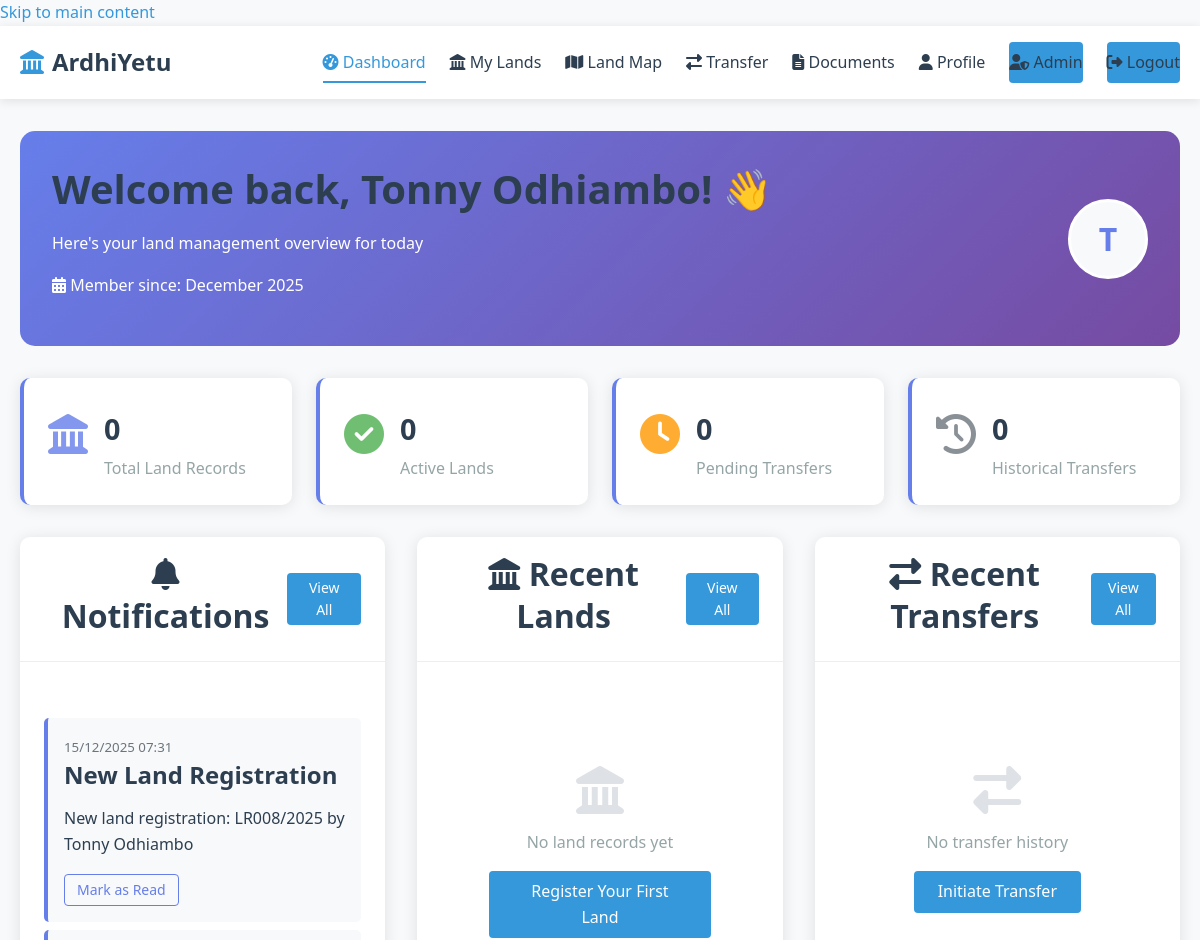
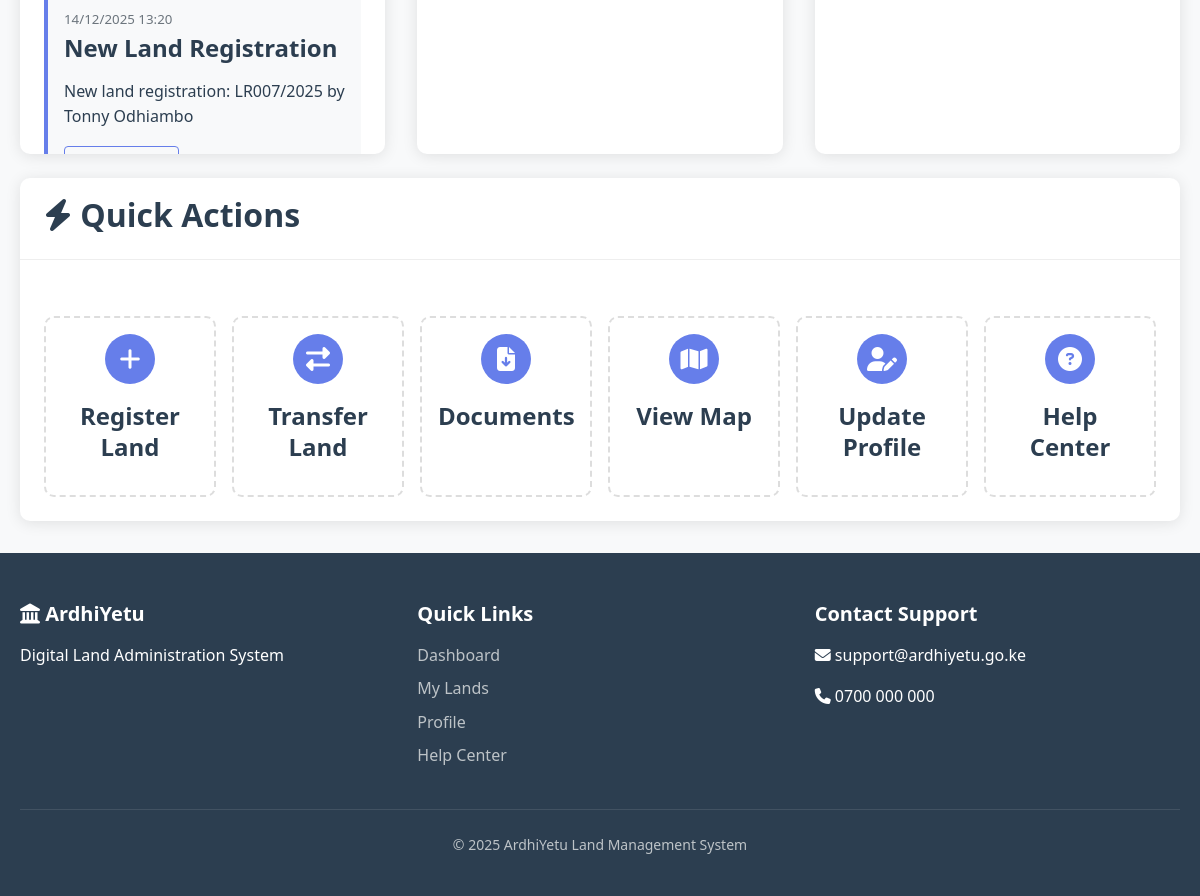
The page /dashboard.php (signed in) on the database its author committed (2 pictures, top to bottom).
### tables this page shows
CREATE TABLE `users` (
  `user_id` int(11) NOT NULL AUTO_INCREMENT,
  `name` varchar(100) NOT NULL,
  `email` varchar(100) NOT NULL,
  `phone` varchar(15) NOT NULL,
  `id_number` varchar(20) NOT NULL,
  `password` varchar(255) NOT NULL,
  `date_of_birth` date DEFAULT NULL,
  `gender` enum('male','female','other','prefer_not_to_say') DEFAULT NULL,
  `address` text DEFAULT NULL,
  `county` varchar(100) DEFAULT NULL,
  `security_question` varchar(255) DEFAULT NULL,
  `security_answer` varchar(255) DEFAULT NULL,
  `verification_token` varchar(64) DEFAULT NULL,
  `is_active` tinyint(1) DEFAULT 0,
  `is_verified` tinyint(1) DEFAULT 0,
  `verification_date` timestamp NULL DEFAULT NULL,
  `last_login` timestamp NULL DEFAULT NULL,
  `failed_attempts` int(11) DEFAULT 0,
  `remember_token` varchar(64) DEFAULT NULL,
  `newsletter_subscribed` tinyint(1) DEFAULT 1,
  `marketing_consent` tinyint(1) DEFAULT 0,
  `role` enum('admin','officer','user') DEFAULT 'user',
  `created_at` timestamp NOT NULL DEFAULT current_timestamp(),
  `updated_at` timestamp NOT NULL DEFAULT current_timestamp() ON UPDATE current_timestamp(),
  PRIMARY KEY (`user_id`),
  UNIQUE KEY `email` (`email`),
  UNIQUE KEY `id_number` (`id_number`),
  KEY `idx_email` (`email`),
  KEY `idx_phone` (`phone`),
  KEY `idx_id_number` (`id_number`),
  KEY `idx_county` (`county`),
  KEY `idx_role` (`role`),
  KEY `idx_status` (`is_active`,`is_verified`),
  KEY `idx_user_composite` (`is_active`,`is_verified`,`role`,`county`)
);

CREATE TABLE `notifications` (
  `notification_id` int(11) NOT NULL AUTO_INCREMENT,
  `user_id` int(11) NOT NULL,
  `title` varchar(255) DEFAULT NULL,
  `message` text NOT NULL,
  `type` enum('info','alert','reminder','success','warning','error') DEFAULT 'info',
  `priority` enum('low','medium','high') DEFAULT 'medium',
  `action_url` varchar(255) DEFAULT NULL,
  `is_read` tinyint(1) DEFAULT 0,
  `created_at` timestamp NOT NULL DEFAULT current_timestamp(),
  `is_archived` tinyint(1) DEFAULT 0,
  `sent_at` timestamp NOT NULL DEFAULT current_timestamp(),
  `read_at` timestamp NULL DEFAULT NULL,
  `related_entity_id` int(11) DEFAULT NULL,
  `related_entity_type` varchar(50) DEFAULT NULL,
  PRIMARY KEY (`notification_id`),
  KEY `idx_user_notifications` (`user_id`,`is_read`,`sent_at`),
  KEY `idx_type` (`type`),
  KEY `idx_priority` (`priority`),
  KEY `idx_notifications_composite` (`user_id`,`is_read`,`sent_at`),
  CONSTRAINT `notifications_ibfk_1` FOREIGN KEY (`user_id`) REFERENCES `users` (`user_id`) ON DELETE CASCADE
);

### public/dashboard.php (the view, shortened to what the rows shown need)
<?php
require_once '../includes/init.php';
$user_id = $_SESSION['user_id'];
function get_user_data($conn, $user_id) {
    $stmt = mysqli_prepare($conn, "SELECT user_id, name, email, phone, created_at FROM users WHERE user_id = ?");
    mysqli_stmt_bind_param($stmt, 'i', $user_id);
    if (!mysqli_stmt_execute($stmt)) {
        error_log("Statement execution error: " . mysqli_stmt_error($stmt));
        mysqli_stmt_close($stmt);
        return false;
    }
    $result = mysqli_stmt_get_result($stmt);
    $user_data = mysqli_fetch_assoc($result);
    return $user_data;
}
function get_unread_notifications($conn, $user_id) {
    $stmt = mysqli_prepare($conn,
        "SELECT notification_id, title, message, type, sent_at, is_read
         FROM notifications
         WHERE user_id = ? AND is_read = FALSE
         ORDER BY sent_at DESC
         LIMIT 10");
    mysqli_stmt_bind_param($stmt, 'i', $user_id);
    mysqli_stmt_execute($stmt);
    return mysqli_stmt_get_result($stmt);
}
$user = get_user_data($conn, $user_id);
$notifications_result = get_unread_notifications($conn, $user_id);
?>
<!DOCTYPE html>
<html lang="en">
<head>
    <link rel="stylesheet" href="../assets/css/style.css">
    <link rel="stylesheet" href="https://cdnjs.cloudflare.com/ajax/libs/font-awesome/6.4.0/css/all.min.css">
</head>
<body>
    <main id="main-content" class="dashboard">
        <div class="container">
            <div class="dashboard-welcome">
                <div class="welcome-content">
                    <h1>Welcome back, <?php echo htmlspecialchars($user['name']); ?>! 👋</h1>
                    <p>Here's your land management overview for today</p>
                    <?php if (isset($user['created_at'])): ?>
                        <p class="member-since">
                            <i class="fas fa-calendar-alt"></i>
                            Member since: <?php echo date('F Y', strtotime($user['created_at'])); ?>
                        </p>
                    <?php endif; ?>
                </div>
                <div class="user-avatar">
                    <?php echo strtoupper(substr($user['name'], 0, 1)); ?>
                </div>
            </div>
            <div class="dashboard-grid">
                <div class="dashboard-section">
                    <div class="section-header">
                        <h2><i class="fas fa-bell" aria-hidden="true"></i> Notifications</h2>
                    </div>
                    <div class="section-content">
                        <?php if ($notifications_result && mysqli_num_rows($notifications_result) > 0): ?>
                            <div class="notifications-list">
                                <?php while ($notification = mysqli_fetch_assoc($notifications_result)): ?>
                                    <div class="notification-item <?php echo $notification['is_read'] ? 'read' : 'unread'; ?>">
                                        <div class="notification-header">
                                            <small class="text-muted">
                                                <?php
                                                if (function_exists('format_date')) {
                                                    echo format_date($notification['sent_at']);
                                                } else {
                                                    echo date('M d, Y', strtotime($notification['sent_at']));
                                                }
                                                ?>
                                            </small>
                                        </div>
                                        <h4><?php echo htmlspecialchars($notification['title']); ?></h4>
                                        <p><?php echo htmlspecialchars($notification['message']); ?></p>
                                        <?php if (!$notification['is_read']): ?>
                                            <div class="notification-actions">
                                                <a href="mark-notification-read.php?id=<?php echo $notification['notification_id']; ?>"
                                                   class="btn btn-sm btn-outline-primary">
                                                    Mark as Read
                                                </a>
                                            </div>
                                        <?php endif; ?>
                                    </div>
                                <?php endwhile; ?>
                            </div>
                        <?php endif; ?>
                    </div>
                </div>
                <div class="dashboard-section">
                    <div class="section-header">
                        <h2><i class="fas fa-landmark" aria-hidden="true"></i> Recent Lands</h2>
                    </div>
                </div>
                <div class="dashboard-section">
                    <div class="section-header">
                        <h2><i class="fas fa-exchange-alt" aria-hidden="true"></i> Recent Transfers</h2>
                    </div>
                </div>
            </div>
            <div class="dashboard-section mt-4">
                <div class="section-header">
                    <h2><i class="fas fa-bolt" aria-hidden="true"></i> Quick Actions</h2>
                </div>
            </div>
        </div>
    </main>
</body>
</html>

### rows shown on the page
users: name "Tonny Odhiambo", created_at "December 2025", name "T"
notifications: sent_at "15/12/2025 07:31", title "New Land Registration", message "New land registration: LR008/2025 by Tonny Odhiambo"
notifications: sent_at "14/12/2025 13:20", title "New Land Registration", message "New land registration: LR007/2025 by Tonny Odhiambo"

### other values the page prints
$stats['lands_count'] "0"
$stats['active_lands'] "0"
$stats['pending_transfers'] "0"
$history_stats['total_transfers'] "0"
